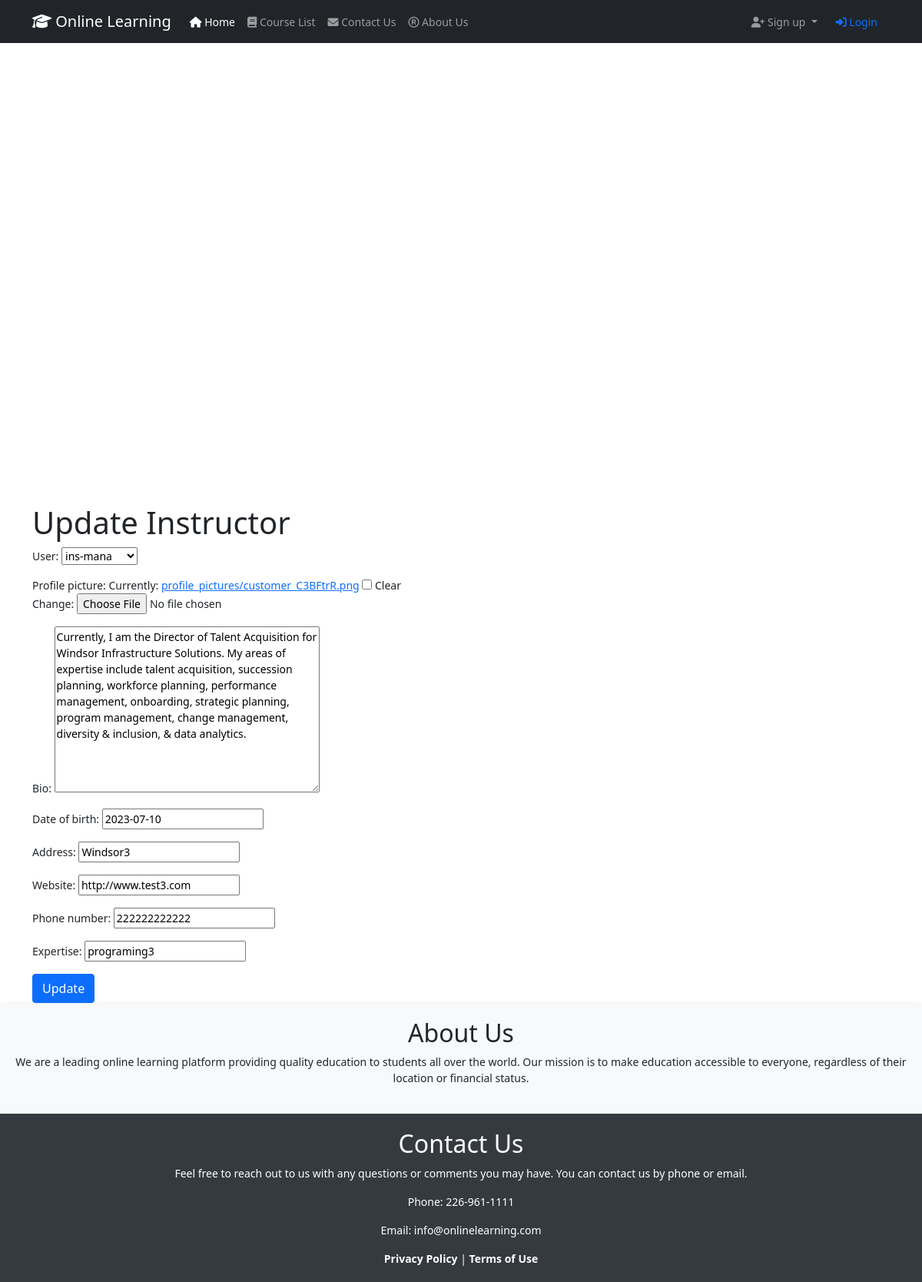
/instructors/1/update/, run on the app's committed database.
### WhiteboardApp/models.py (models this page shows, shortened)
class Instructor(models.Model):
    user = models.OneToOneField(User, on_delete=models.CASCADE, related_name='instructor')
    profile_picture = models.ImageField(upload_to='profile_pictures/', null=True, blank=True)
    bio = models.TextField(null=True, blank=True)
    date_of_birth = models.DateField(null=True, blank=True)
    address = models.CharField(max_length=255, blank=True)
    website = models.URLField(blank=True)
    phone_number = models.CharField(max_length=15, null=True, blank=True)
    expertise = models.CharField(max_length=255, null=True, blank=True)
    class Meta:
        db_table = 'WhiteboardApp_Instructor'
        verbose_name = 'Instructor'
        verbose_name_plural = 'Instructors'

### WhiteboardApp/views.py (the view)
# urls.py: path('instructors/<int:pk>/update/', views.instructor_update, name='instructor-update'),
def instructor_update(request, pk):
    instructor = get_object_or_404(Instructor, pk=pk)
    if request.method == 'POST':
        form = InstructorForm(request.POST, instance=instructor)
        if form.is_valid():
            form.save()
            return redirect('WhiteboardApp:instructor-list')
    else:
        form = InstructorForm(instance=instructor)
    return render(request, 'InstructorTemplates/instructor_update.html', {'form': form})

### WhiteboardApp/forms.py
class InstructorForm(forms.ModelForm):
    class Meta:
        model = Instructor
        fields = ['user', 'profile_picture', 'bio', 'date_of_birth', 'address', 'website',
                  'phone_number', 'expertise']

### templates/InstructorTemplates/Instructor_update.html (shortened to what this page needs)
{% extends 'base.html' %}
{% block content %}
  <h1>Update Instructor</h1>
  <form method="post">
    {{ form.as_p }}
    <button type="submit" class="btn btn-primary">Update</button>
  </form>
{% endblock %}

### static/css/base.css (style rules this page uses)
body { font-size: 14px; }

### data on the page
Instructor: user "ins-mana", bio "Currently, I am the Director of Talent Acquisition for Windsor Infrastructure Solutions. My areas of expertise include talent acquisition, succession planning, workforce planning, performance management, onboarding, strategic planning, program management, change management, diversity & inclusion, & data analytics.", date_of_birth "2023-07-10", address "Windsor3", website "http://www.test3.com", phone_number "222222222222", expertise "programing3"
